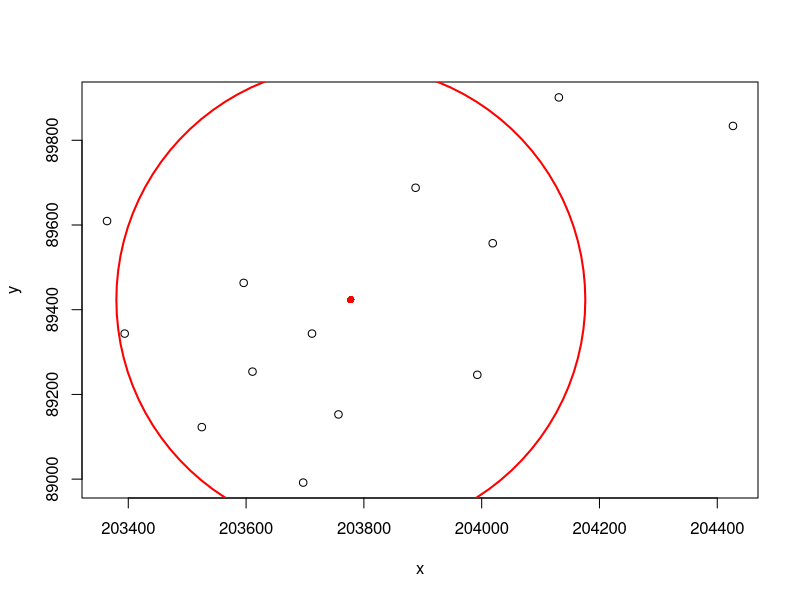

Write the R code that produced this figure.
## ---- chunk 1
x = c(203595.92857397342, 203711.9297397244, 203992.57772137996, 203756.83341678928, 203610.89646632838, 203393.86202718143, 203524.83108528735, 203696.96184736944, 203363.9262424715, 203887.8024748952, 204018.77153300116, 204131.03072566338, 204426.6465996739)
y = c(89463.34428931243, 89343.60115047272, 89246.30985016546, 89152.76052294695, 89253.79379634294, 89343.60115047272, 89122.82473823702, 88991.85568013109, 89609.28123977332, 89687.86267463688, 89556.89361653096, 89901.15514069512, 89833.79962509777)

mean_centerX <- mean(x)
mean_centerY <- mean(y)
standard_deviationX = sd(x)
standard_deviationY = sd(y)
## ---- chunk 2
# xmcX <- (x -mean_centerX)^2
# ymcY <- (y-mean_centerY)^2


standard_distance <- sqrt(sum(((x -mean_centerX)^2 + (y-mean_centerY)^2)) / (length(x)))

standard_distance <- sqrt(sum((x - mean_centerX)^2) / length(x) + 
                          sum((y - mean_centerY)^2) / length(y))

library(plotrix)
plot(x,y)
points(mean_centerX, mean_centerY, col ="red", pch=16)
draw.circle(mean_centerX, mean_centerY, radius = standard_distance, 
            border = "red", lwd =2)
